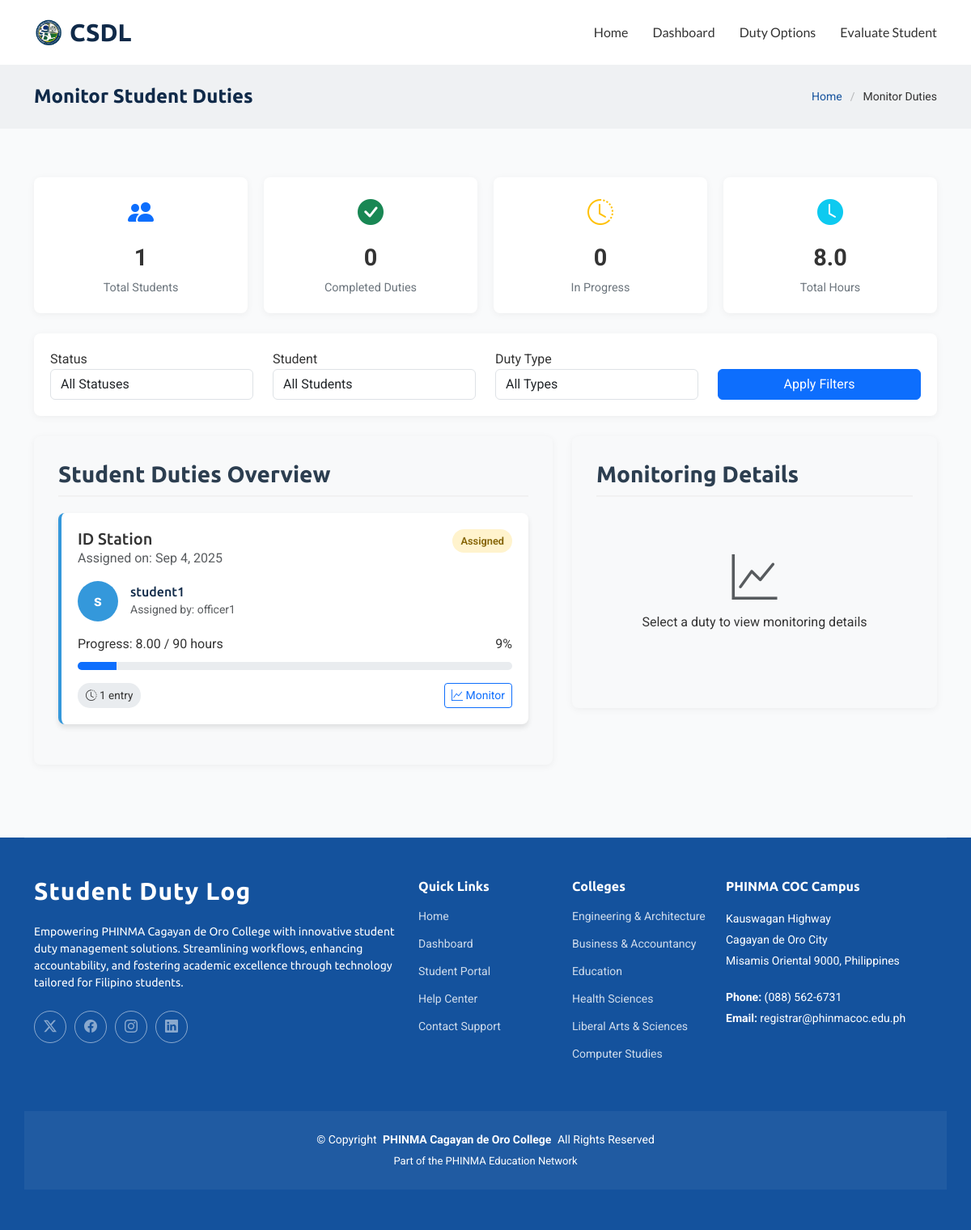
The page /monitor-duty.php on the database its author committed.
### tables this page shows
CREATE TABLE `duties` (
  `id` int(11) NOT NULL,
  `student_id` int(11) NOT NULL,
  `duty_type` varchar(100) NOT NULL,
  `required_hours` int(11) NOT NULL,
  `deadline` date DEFAULT NULL,
  `assigned_by` int(11) NOT NULL,
  `status` enum('assigned','in_progress','completed') DEFAULT 'assigned',
  `created_at` timestamp NOT NULL DEFAULT current_timestamp()
);

CREATE TABLE `users` (
  `id` int(11) NOT NULL,
  `username` varchar(50) NOT NULL,
  `password` varchar(255) NOT NULL,
  `email` varchar(100) NOT NULL,
  `department` varchar(50) DEFAULT NULL,
  `role` enum('student','instructor','scholarship_officer','superadmin') NOT NULL,
  `created_at` timestamp NOT NULL DEFAULT current_timestamp()
);

### monitor-duty.php (the view, shortened to what this page needs)
<?php
require_once 'config/config.php';
$dutiesQuery = "
    SELECT d.*, u.username as student_name, u2.username as assigned_by_name
    FROM duties d
    JOIN users u ON d.student_id = u.id
    JOIN users u2 ON d.assigned_by = u2.id
    ORDER BY d.created_at DESC
";
$dutiesStmt = $pdo->query($dutiesQuery);
$duties = $dutiesStmt->fetchAll(PDO::FETCH_ASSOC);
function getDutyWithEntries($pdo, $dutyId) {
    $query = "
        SELECT d.*, u.username as student_name, u2.username as assigned_by_name,
               COALESCE(SUM(CASE WHEN de.status = 'approved' THEN de.hours ELSE 0 END), 0) as completed_hours
        FROM duties d
        JOIN users u ON d.student_id = u.id
        JOIN users u2 ON d.assigned_by = u2.id
        LEFT JOIN duty_entries de ON d.id = de.duty_id
        WHERE d.id = :duty_id
        GROUP BY d.id
    ";
    $stmt = $pdo->prepare($query);
    $stmt->execute(['duty_id' => $dutyId]);
    $duty = $stmt->fetch(PDO::FETCH_ASSOC);
    if ($duty) {
        $entriesQuery = "SELECT * FROM duty_entries WHERE duty_id = :duty_id ORDER BY date DESC";
        $entriesStmt = $pdo->prepare($entriesQuery);
        $entriesStmt->execute(['duty_id' => $dutyId]);
        $duty['entries'] = $entriesStmt->fetchAll(PDO::FETCH_ASSOC);
    }
    return $duty;
}
$statsQuery = "
    SELECT
        COUNT(DISTINCT d.student_id) as total_students,
        SUM(CASE WHEN d.status = 'completed' THEN 1 ELSE 0 END) as completed_duties,
        SUM(CASE WHEN d.status = 'in_progress' THEN 1 ELSE 0 END) as in_progress_duties,
        COALESCE(SUM(CASE WHEN de.status = 'approved' THEN de.hours ELSE 0 END), 0) as total_hours
    FROM duties d
    LEFT JOIN duty_entries de ON d.id = de.duty_id
";
$statsStmt = $pdo->query($statsQuery);
$stats = $statsStmt->fetch(PDO::FETCH_ASSOC);
?>
<!DOCTYPE html>
<html lang="en">
<head>
  <link href="assets/vendor/bootstrap/css/bootstrap.min.css" rel="stylesheet">
  <link href="assets/vendor/bootstrap-icons/bootstrap-icons.css" rel="stylesheet">
  <link href="assets/vendor/aos/aos.css" rel="stylesheet">
  <link href="assets/vendor/swiper/swiper-bundle.min.css" rel="stylesheet">
  <link href="assets/vendor/glightbox/css/glightbox.min.css" rel="stylesheet">
  <link href="assets/css/main.css" rel="stylesheet">
</head>
<body class="index-page">
  <header id="header" class="header sticky-top">
    <div class="branding d-flex align-items-center">
      <div class="container position-relative d-flex align-items-center justify-content-between">
        <a href="index.php" class="logo d-flex align-items-center">
          <img src="assets/img/CSDL logo.png" alt="">
          <h1 class="sitename">CSDL</h1>
        </a>
        <nav id="navmenu" class="navmenu">
          <ul>
            <li><a href="index.php">Home</a></li>
            <li><a href="dashboard.php">Dashboard</a></li>
            <li class="dropdown">
              <a href="#"></i>Duty Options</a>
          </li>
            <li><a href="evaluate-student.php">Evaluate Student</a></li>
          </ul>
        </nav>
      </div>
    </div>
  </header>
  <main class="main">
    <div class="page-title light-background">
      <div class="container d-lg-flex justify-content-between align-items-center">
        <h1 class="mb-2 mb-lg-0">Monitor Student Duties</h1>
        <nav class="breadcrumbs">
          <ol>
            <li><a href="index.php">Home</a></li>
            <li class="current">Monitor Duties</li>
          </ol>
        </nav>
      </div>
    </div>
    <section id="monitor" class="monitor section">
      <div class="container" data-aos="fade-up" data-aos-delay="100">
        <div class="overview-grid">
          <div class="overview-card">
            <div class="overview-icon text-primary">
              <i class="bi bi-people-fill"></i>
            </div>
            <div class="overview-number" id="totalStudents"><?php echo $stats['total_students']; ?></div>
            <div class="overview-label">Total Students</div>
          </div>
          <div class="overview-card">
            <div class="overview-icon text-success">
              <i class="bi bi-check-circle-fill"></i>
            </div>
            <div class="overview-number" id="completedDuties"><?php echo $stats['completed_duties']; ?></div>
            <div class="overview-label">Completed Duties</div>
          </div>
          <div class="overview-card">
            <div class="overview-icon text-warning">
              <i class="bi bi-clock-history"></i>
            </div>
            <div class="overview-number" id="inProgressDuties"><?php echo $stats['in_progress_duties']; ?></div>
            <div class="overview-label">In Progress</div>
          </div>
          <div class="overview-card">
            <div class="overview-icon text-info">
              <i class="bi bi-clock-fill"></i>
            </div>
            <div class="overview-number" id="totalHours"><?php echo number_format($stats['total_hours'], 1); ?></div>
            <div class="overview-label">Total Hours</div>
          </div>
        </div>
        <div class="filter-section">
          <div class="row">
            <div class="col-md-3">
              <div class="form-group">
                <label for="statusFilter">Status</label>
                <select class="form-control" id="statusFilter">
                  <option value="all">All Statuses</option>
                </select>
              </div>
            </div>
            <div class="col-md-3">
              <div class="form-group">
                <label for="studentFilter">Student</label>
                <select class="form-control" id="studentFilter">
                  <option value="all">All Students</option>
                </select>
              </div>
            </div>
            <div class="col-md-3">
              <div class="form-group">
                <label for="dutyTypeFilter">Duty Type</label>
                <select class="form-control" id="dutyTypeFilter">
                  <option value="all">All Types</option>
                </select>
              </div>
            </div>
            <div class="col-md-3 d-flex align-items-end">
              <button class="btn btn-primary w-100" id="applyFilters">Apply Filters</button>
            </div>
          </div>
        </div>
        <div class="row">
          <div class="col-lg-7">
            <div class="monitor-section">
              <h3 class="section-title">Student Duties Overview</h3>
              <div id="dutiesContainer">
                <?php if (empty($duties)): ?>
                <div class="text-center py-5">
                  <i class="bi bi-inbox display-4 text-muted"></i>
                  <p class="mt-2">No duties found</p>
                  <p class="text-muted">Try adjusting your filters to see more results</p>
                </div>
                <?php else: ?>
                  <?php foreach ($duties as $duty):
                    $statusClass = 'status-' . $duty['status'];
                    $statusText = ucfirst(str_replace('_', ' ', $duty['status']));
                    $completedHours = getDutyWithEntries($pdo, $duty['id'])['completed_hours'] ?? 0;
                    $progressPercent = $duty['required_hours'] > 0 ?
                                     min(100, ($completedHours / $duty['required_hours']) * 100) : 0;
                    $entriesCount = count(getDutyWithEntries($pdo, $duty['id'])['entries'] ?? []);
                  ?>
                  <div class="duty-card" data-duty-id="<?php echo $duty['id']; ?>">
                    <div class="d-flex justify-content-between align-items-start mb-3">
                      <div>
                        <h5 class="card-title"><?php echo htmlspecialchars($duty['duty_type']); ?></h5>
                        <p class="card-subtitle text-muted">Assigned on: <?php echo date('M j, Y', strtotime($duty['created_at'])); ?></p>
                      </div>
                      <span class="status-badge <?php echo $statusClass; ?>"><?php echo $statusText; ?></span>
                    </div>
                    <div class="student-info d-flex align-items-center mb-3">
                      <div class="student-avatar"><?php echo substr($duty['student_name'], 0, 1); ?></div>
                      <div>
                        <h6 class="mb-0"><?php echo htmlspecialchars($duty['student_name']); ?></h6>
                        <small class="text-muted">Assigned by: <?php echo htmlspecialchars($duty['assigned_by_name']); ?></small>
                      </div>
                    </div>
                    <div class="duty-progress">
                      <div class="d-flex justify-content-between">
                        <span>Progress: <?php echo $completedHours; ?> / <?php echo $duty['required_hours']; ?> hours</span>
                        <span><?php echo min(100, round($progressPercent)); ?>%</span>
                      </div>
                      <div class="progress">
                        <div class="progress-bar" role="progressbar" style="width: <?php echo $progressPercent; ?>%"
                          aria-valuenow="<?php echo $progressPercent; ?>" aria-valuemin="0" aria-valuemax="100"></div>
                      </div>
                    </div>
                    <div class="d-flex justify-content-between align-items-center mt-3">
                      <span class="time-badge"><i class="bi bi-clock-history"></i>
                        <?php echo $entriesCount . ' entr' . ($entriesCount === 1 ? 'y' : 'ies'); ?>
                      </span>
                      <button class="btn btn-outline-primary btn-sm view-details-btn" data-duty-id="<?php echo $duty['id']; ?>">
                        <i class="bi bi-graph-up"></i> Monitor
                      </button>
                    </div>
                  </div>
                  <?php endforeach; ?>
                <?php endif; ?>
              </div>
            </div>
          </div>
          <div class="col-lg-5">
            <div class="monitor-section">
              <h3 class="section-title">Monitoring Details</h3>
              <div class="monitor-details" id="monitorDetails">
                <div class="text-center py-5">
                  <i class="bi bi-graph-up display-4 text-muted"></i>
                  <p class="mt-2">Select a duty to view monitoring details</p>
                </div>
              </div>
            </div>
          </div>
        </div>
      </div>
    </section>
  </main>
  <footer id="footer" class="footer dark-background">
    <div class="container footer-top">
      <div class="row gy-4">
        <div class="col-lg-5 col-md-12 footer-about">
          <a href="index.php" class="logo d-flex align-items-center">
            <span class="sitename">Student Duty Log</span>
          </a>
          <p>Empowering PHINMA Cagayan de Oro College with innovative student duty management solutions. Streamlining workflows, enhancing accountability, and fostering academic excellence through technology tailored for Filipino students.</p>
          <div class="social-links d-flex mt-4">
            <a href=""><i class="bi bi-twitter-x"></i></a>
            <a href=""><i class="bi bi-facebook"></i></a>
            <a href=""><i class="bi bi-instagram"></i></a>
            <a href=""><i class="bi bi-linkedin"></i></a>
          </div>
        </div>
        <div class="col-lg-2 col-6 footer-links">
          <h4>Quick Links</h4>
          <ul>
            <li><a href="index.php">Home</a></li>
            <li><a href="dashboard.php">Dashboard</a></li>
            <li><a href="#">Student Portal</a></li>
            <li><a href="#">Help Center</a></li>
            <li><a href="#">Contact Support</a></li>
          </ul>
        </div>
        <div class="col-lg-2 col-6 footer-links">
          <h4>Colleges</h4>
          <ul>
            <li><a href="#">Engineering & Architecture</a></li>
            <li><a href="#">Business & Accountancy</a></li>
            <li><a href="#">Education</a></li>
            <li><a href="#">Health Sciences</a></li>
            <li><a href="#">Liberal Arts & Sciences</a></li>
            <li><a href="#">Computer Studies</a></li>
          </ul>
        </div>
        <div class="col-lg-3 col-md-12 footer-contact text-center text-md-start">
          <h4>PHINMA COC Campus</h4>
          <p>Kauswagan Highway</p>
          <p>Cagayan de Oro City</p>
          <p>Misamis Oriental 9000, Philippines</p>
          <p class="mt-4"><strong>Phone:</strong> <span>(088) 562-6731</span></p>
          <p><strong>Email:</strong> <span>registrar@phinmacoc.edu.ph</span></p>
        </div>
      </div>
    </div>
    <div class="container copyright text-center mt-4">
      <p>© <span>Copyright</span> <strong class="px-1 sitename">PHINMA Cagayan de Oro College</strong> <span>All Rights Reserved</span></p>
      <div class="credits">
        Part of the PHINMA Education Network
      </div>
    </div>
  </footer>
</body>
</html>

### monitor-duty.php (style rules this page uses)
:root { --primary-color: #2c3e50; --secondary-color: #3498db; --success-color: #27ae60; --warning-color: #f39c12; --danger-color: #e74c3c; --light-color: #f8f9fa; --dark-color: #343a40; }
.monitor-section { background-color: #f8f9fa; padding: 30px; border-radius: 8px; margin-bottom: 30px; box-shadow: 0 2px 10px rgba(0,0,0,0.05); }
.filter-section { background-color: white; padding: 20px; border-radius: 8px; margin-bottom: 25px; box-shadow: 0 2px 10px rgba(0,0,0,0.05); }
.section-title { border-bottom: 2px solid #f1f1f1; padding-bottom: 10px; margin-bottom: 20px; font-weight: 600; color: #2c3e50; }
.duty-card { background: white; border-radius: 8px; padding: 20px; box-shadow: 0 4px 6px rgba(0,0,0,0.1); margin-bottom: 20px; border-left: 4px solid var(--secondary-color); transition: transform 0.3s ease; cursor: pointer; }
.status-badge { padding: 5px 10px; border-radius: 20px; font-size: 0.8rem; font-weight: 600; }
.status-assigned { background-color: #fff3cd; color: #856404; }
.student-avatar { width: 50px; height: 50px; border-radius: 50%; background-color: var(--secondary-color); display: flex; align-items: center; justify-content: center; color: white; font-weight: bold; font-size: 1.2rem; margin-right: 15px; }
.progress { height: 10px; margin: 10px 0; }
.time-badge { background-color: #e9ecef; padding: 5px 10px; border-radius: 15px; font-size: 0.85rem; }
.monitor-details { max-height: 500px; overflow-y: auto; }
.overview-grid { display: grid; grid-template-columns: repeat(auto-fit, minmax(250px, 1fr)); gap: 20px; margin-bottom: 25px; }
.overview-card { background: white; border-radius: 8px; padding: 20px; box-shadow: 0 2px 10px rgba(0,0,0,0.05); text-align: center; }
.overview-icon { font-size: 2rem; margin-bottom: 10px; }
.overview-number { font-size: 1.8rem; font-weight: 700; margin-bottom: 5px; }
.overview-label { font-size: 0.9rem; color: #6c757d; }

### rows shown on the page
duties: duty_type "ID Station", created_at "Sep 4, 2025", status "Assigned", student.username "s", student.username "student1", assigned_by.username "officer1", completedHours "8.00", required_hours "90", min(100, round($progressPercent)) "9", $progressPercent 8.8888888888889 (drawn), entriesCount "1"

### other values the page prints
$stats['total_students'] "1"
$stats['completed_duties'] "0"
$stats['in_progress_duties'] "0"
$stats['total_hours'] "8.0"
